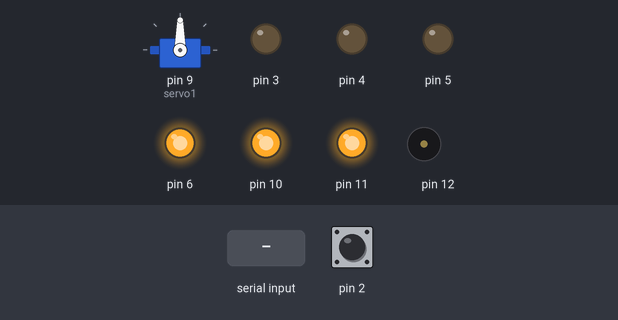
Bench run of a sketch on a simulated Arduino Uno, built with avr-gcc and run on an emulated ATmega328P. Shown: servo, output pins drawn as LEDs (lit = HIGH), buzzer (waves = sounding). Dashed ring = blinking. Inputs (shaded band) come from the test bench; at power-on: pin 2 HIGH.

Above: at 1.2 s.
1.3 s: pin 2 pulled LOW for 0.15 s
At 1.7 s:
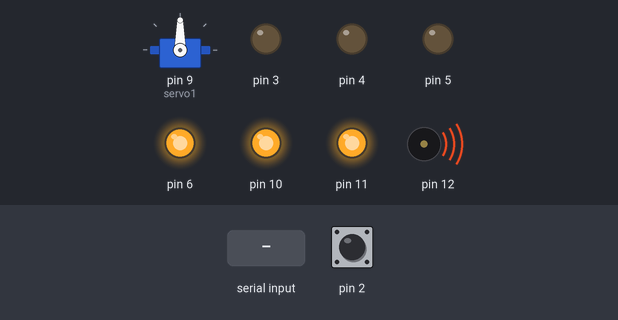
3.3 s: "3" received over Serial
At 4.32 s:
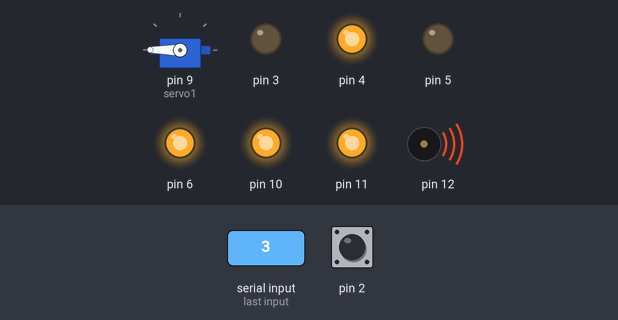
6.3 s: "1" received over Serial
At 7.32 s:
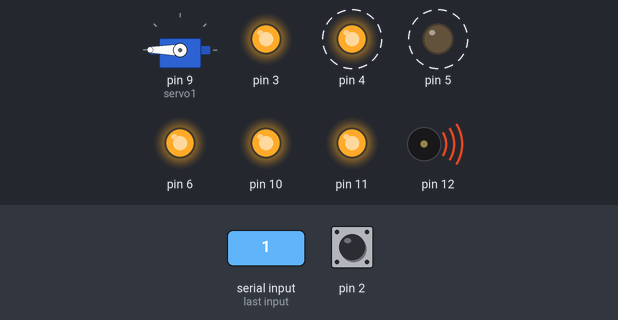
9.3 s: pin 2 pulled LOW for 1 s
At 11.1 s:
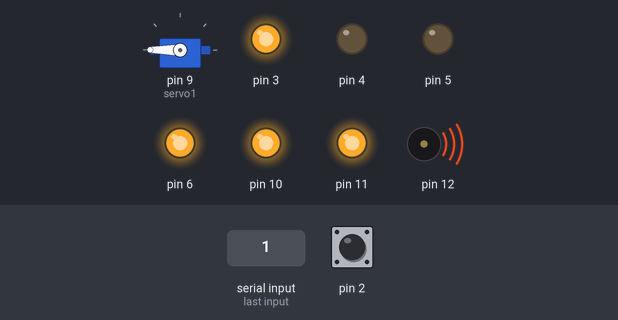
12.3 s: "2" received over Serial
15.3 s: "4" received over Serial
At 17.5 s:
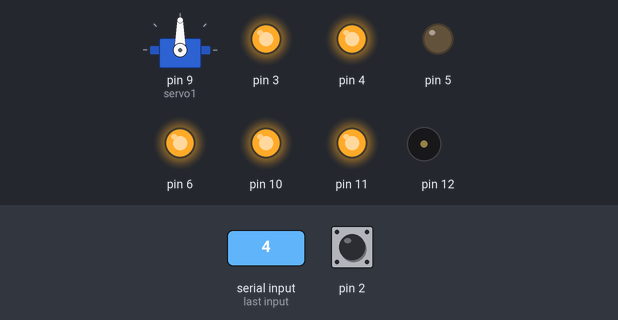
Timing chart, 0 to 19.0 s (numbered marks = the images above; inputs shaded):
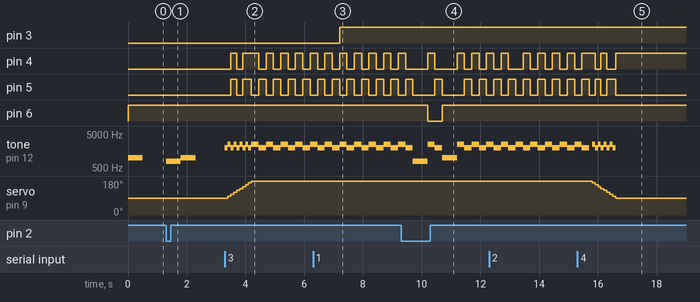

The sketch:

Arduinotwo.ino
```cpp
#include <Servo.h>
Servo servo1;
int state;
void setup() {
  servo1.attach(9);
  Serial.begin(9600);
  for (int i=3; i<7; i++) {
    pinMode(i, OUTPUT);
  }
  pinMode(12, OUTPUT);
  pinMode(11, OUTPUT);
  pinMode(10, OUTPUT);
  pinMode(2, INPUT_PULLUP);
  digitalWrite(10, HIGH);
  digitalWrite(11, HIGH);
}

void loop() {

  luzQuarto();
  luzSala();
  bluetooth();
  campainha();
  //sensorluminosidade();
  garagemFechando();
  garagemAberta();
  noTone(12);
}
  void bluetooth() {
    if (Serial.available()) {
      state = Serial.read();
    }
  }
  void campainha() {
    int buttonState = digitalRead(2);
    static int soundPlayed = 1;
    if (buttonState == 1 && soundPlayed == 1) {
    tone(12, 1000);
    digitalWrite(6, HIGH);
    delay(500);
    noTone(12);
    soundPlayed = 0;
    }
    if (buttonState == LOW) {
      if (soundPlayed == 0) {
        tone(12, 800);
        delay(500);
        digitalWrite(6, LOW);
        noTone(12);

      soundPlayed = 1;
      }
    }
  }
  void luzQuarto() {
    if (state == 49) {
      digitalWrite(3, !digitalRead(3));
      state = 0;
    }
  }
  void luzSala() {
    if (state == 50) {
      digitalWrite(4, !digitalRead(4));
      state = 0;
    }
  }
  void garagemAberta() {
    static int state3 = 1;
    int currentPosition = servo1.read();
    if (currentPosition == 180) {
        digitalWrite(4, !digitalRead(4));
        tone(12, 2500);
        delay(250);
        digitalWrite(4, !digitalRead(4));
        digitalWrite(5, !digitalRead(5));
        tone(12, 2000);
        delay(250);
        digitalWrite(5, !digitalRead(5));
    }
    if (state == 51 && state3 == 1) {
      tone(12, 2000);
      servo1.write(90);
      delay(100);
      tone(12, 2500);
      servo1.write(100);
      delay(100);
      digitalWrite(4, !digitalRead(4));
      digitalWrite(5, !digitalRead(5));
      tone(12, 2000);
      servo1.write(110);
      delay(100);
      tone(12, 2500);
      servo1.write(120);
      delay(100);
      digitalWrite(4, !digitalRead(4));
      digitalWrite(5, !digitalRead(5));
      tone(12, 2000);
      servo1.write(130);
      delay(100);
      tone(12, 2500);
      servo1.write(140);
      delay(100);
      digitalWrite(4, !digitalRead(4));
      digitalWrite(5, !digitalRead(5));
      tone(12, 2000);
      servo1.write(150);
      delay(100);
      tone(12, 2500);
      servo1.write(160);
      delay(100);
      tone(12, 2000);
      servo1.write(170);
      delay(100);
      digitalWrite(4, !digitalRead(4));
      digitalWrite(5, !digitalRead(5));
      tone(12, 2500);
      servo1.write(180);
      state = 0;
      state3 = 0;
    }
  }
  void garagemFechando() {
    static int state3 = 1;
    if (state == 52) {
        servo1.write(180);
        delay(100);
        tone(12, 2500);
        servo1.write(170);
        delay(100);
        digitalWrite(4, !digitalRead(4));
        digitalWrite(5, !digitalRead(5));
        tone(12, 2000);
        servo1.write(160);
        delay(100);
        tone(12, 2500);
        servo1.write(150);
        delay(100);
        digitalWrite(4, !digitalRead(4));
        digitalWrite(5, !digitalRead(5));
        tone(12, 2000);
        servo1.write(140);
        delay(100);
        tone(12, 2500);
        servo1.write(130);
        delay(100);
        digitalWrite(4, !digitalRead(4));
        digitalWrite(5, !digitalRead(5));
        tone(12, 2000);
        servo1.write(120);
        delay(100);
        tone(12, 2500);
        servo1.write(110);
        delay(100);
        tone(12, 2000);
        servo1.write(100);
        delay(100);
        digitalWrite(4, !digitalRead(4));
        digitalWrite(5, !digitalRead(5));
        tone(12, 2500);
        servo1.write(90);
        state = 0;
        state3 = 1;
    }
  }
```

Measured:
- after the input at 1.3 s, tone on pin 12: silent → 800 Hz at once, → 1000 Hz 0.50 s later, → silent 0.50 s later
- after the input at 3.3 s, pin 4: goes HIGH 0.20 s, LOW 0.20 s, HIGH 0.55 s, 3 × (LOW 0.25 s, HIGH 0.25 s), LOW 0.25 s, then HIGH, starting after 0.20 s; pin 5: goes HIGH 0.20 s, LOW 0.20 s, 4 × (HIGH 0.30 s, LOW 0.25 s), HIGH 0.25 s, then LOW, starting after 0.20 s
- after the input at 6.3 s, pin 3: LOW → HIGH after 0.90 s
- after the input at 9.3 s, pin 6: HIGH → LOW after 0.90 s, → HIGH 0.50 s later
- after the input at 15.3 s, servo on pin 9 (servo1): moves from 180° to 90° over 0.80 s, starting after 0.50 s
